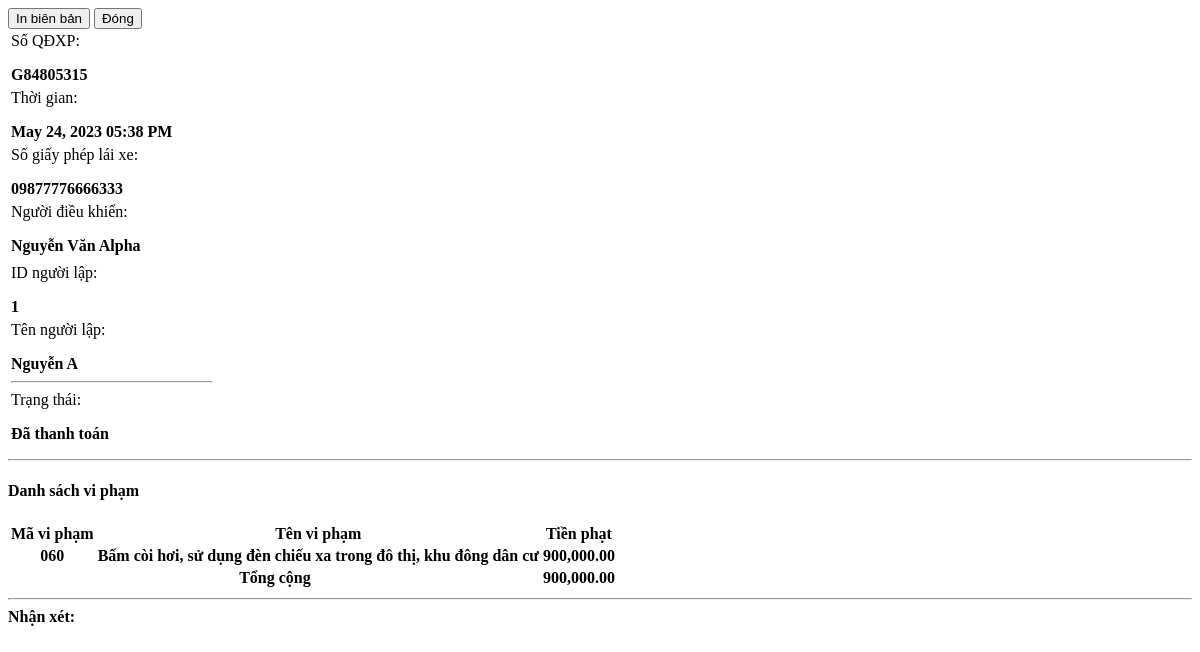
Page /admin/violations/view_details.php?id=57 on the committed database.
### tables this page shows
CREATE TABLE `violation_items` (
  `driver_violation_id` int(30) NOT NULL,
  `violation_id` int(30) DEFAULT NULL,
  `fine` float NOT NULL,
  `status` tinyint(1) NOT NULL DEFAULT 0 COMMENT '0=pending, 1=paid',
  `date_created` datetime NOT NULL DEFAULT current_timestamp()
);

CREATE TABLE `violations` (
  `id` int(30) NOT NULL,
  `code` varchar(50) NOT NULL,
  `name` text NOT NULL,
  `description` text NOT NULL,
  `min_fine` float NOT NULL,
  `max_fine` float NOT NULL,
  `law_id` int(30) NOT NULL,
  `fine` float NOT NULL,
  `status` tinyint(4) NOT NULL DEFAULT 1 COMMENT '0=Inactive, 1=Active',
  `date_created` datetime NOT NULL DEFAULT current_timestamp(),
  `date_updated` datetime DEFAULT NULL ON UPDATE current_timestamp()
);

### admin/violations/view_details.php (the view, shortened to what this page needs)
<?php
require_once('../../config.php');
if(isset($_GET['id']) && $_GET['id'] > 0){
    $qry2 = $conn->query("SELECT i.*,o.code,o.name from `violation_items` i inner join `violations` o on i.violation_id = o.id where i.driver_violation_id = '{$_GET['id']}' ");
    $violation_arr = array();
	if($qry2->num_rows > 0){
        while($row = $qry2->fetch_assoc()){
            $violation_arr[]=$row;
        }
    }
}
?>
<div class="container-fluid">
    <div class="w-100 d-flex justify-content-end mb-2">
        <button class="btn btn-flat btn-sm btn-default bg-lightblue" type="button" id="print"><i class="fa fa-print"></i> In biên bản</button>
        <button class="btn btn-flat btn-sm btn-default bg-black" data-dismiss="modal"><i class="fa fa-times"></i> Đóng</button>
    </div>
    <div class="border border-dark px-2 py-2" id="print_out">
        <table class="table boder-0">
            <tr class='boder-0'>
                <td width="80%" class='boder-0 align-bottom'>
                    <div class="row">
                        <div class="col-12">
                            <div class="row justify-content-between  w-max-100">
                                <div class="col-6 d-flex w-max-100">
                                    <label class="float-left w-auto whitespace-nowrap">Số QĐXP: </label>
                                    <p class="col-md-auto border-bottom px-2 border-dark w-100"><b><?php echo $ticket_no ?></b></p>
                                </div>
                                <div class="col-6 d-flex w-max-100">
                                    <label class="float-left w-auto whitespace-nowrap">Thời gian: </label>
                                    <p class="col-md-auto border-bottom px-2 border-dark w-100"><b><?php echo date("M d, Y h:i A",strtotime($date_created)) ?></b></p>
                                </div>
                            </div>
                            <div class="d-flex w-max-100">
                                <label class="float-left w-auto whitespace-nowrap">Số giấy phép lái xe:</label>
                                <p class="col-md-auto border-bottom border-dark w-100"><b><?php echo $license_id_no ?></b></p>
                            </div>
                            <div class="d-flex w-max-100">
                                <label class="float-left w-auto whitespace-nowrap">Người điều khiển:</label>
                                <p class="col-md-auto border-bottom border-dark w-100"><b><?php echo $driver ?></b></p>
                            </div>
                        </div>
                    </div>
                </td>
            </tr>
            <tr>
                <td colspan='2'>
                    <div class="d-flex w-max-100">
                        <label class="float-left w-auto whitespace-nowrap">ID người lập:</label>
                        <p class="col-md-auto border-bottom border-dark w-100"><b><?php echo $officer_id ?></b></p>
                    </div>
                    <div class="d-flex w-max-100">
                        <label class="float-left w-auto whitespace-nowrap">Tên người lập:</label>
                        <p class="col-md-auto border-bottom border-dark w-100"><b><?php echo $officer_name ?></b></p>
                    </div>
                    <hr>
                    <div class="d-flex w-max-100">
                        <label class="float-left w-auto whitespace-nowrap">Trạng thái:</label>
                        <p class=" border-bottom border-dark px-4"><b><?php echo ($status == 1) ? "Đã thanh toán" : "Chưa thanh toán" ?></b></p>
                    </div>
                </td>
            </tr>
        </table>
        <hr class='bg-dark border-dark'>
        <h4 class="text-center"><b>Danh sách vi phạm</b></h4>
        <table class='table table-stripped px-4'>
            <thead>
                <tr>
                    <th>Mã vi phạm</th>
                    <th>Tên vi phạm</th>
                    <th class="text-right">Tiền phạt</th>
                </tr>
            </thead>
            <tbody>
                <?php
                foreach($violation_arr as $row):
                ?>
                <tr>
                    <th><?php echo $row['code'] ?></th>
                    <th><?php echo $row['name'] ?></th>
                    <th class='text-right'><?php echo number_format($row['fine'],2) ?></th>
                </tr>
                <?php endforeach; ?>
            </tbody>
            <tfoot>
                <tr>
                    <th class='text-center' colspan="2">Tổng cộng</th>
                    <th class="text-right"><?php echo number_format($total_amount,2) ?></th>
                </tr>
            </tfoot>
        </table>
        <hr class="bg-dark border-dark">
        <b>Nhận xét:</b>
    </div>
</div>

### admin/violations/view_details.php (style rules this page uses)
p,label { margin-bottom:5px; }

### rows in the picture
violation_items: violation.code "060", violation.name "Bấm còi hơi, sử dụng đèn chiếu xa trong đô thị, khu đông dân cư", fine "900,000.00"

### other values in the picture
$ticket_no "G84805315"
date("M d, Y h:i A",strtotime($date_created)) "May 24, 2023 05:38 PM"
$license_id_no "09877776666333"
$driver "Nguyễn Văn Alpha"
$officer_id "1"
$officer_name "Nguyễn A"
$total_amount "900,000.00"
